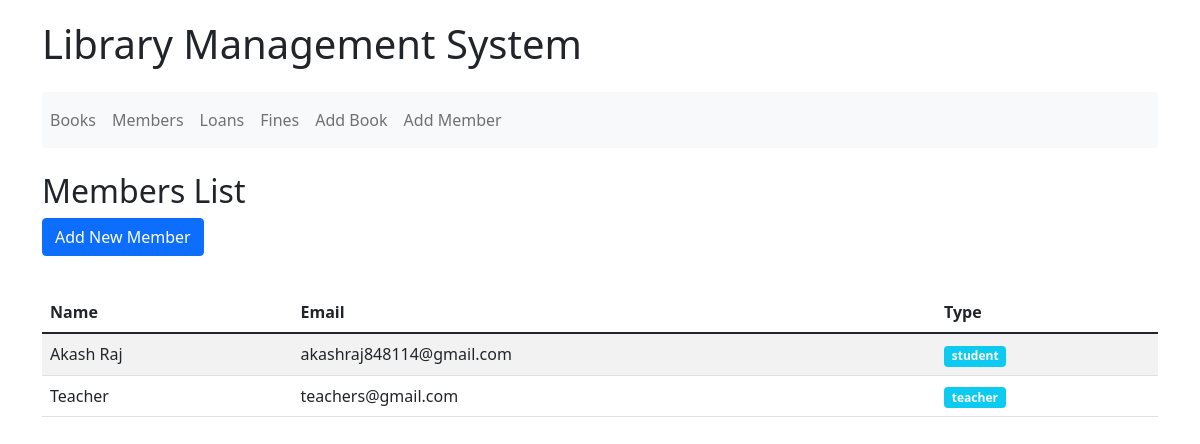
The page /members/ on the database its author committed.
### library/models.py (models this page shows, shortened)
class Member(models.Model):
    MEMBER_TYPE_CHOICES = [
        ('Student', 'Student'),
        ('Teacher', 'Teacher'),
    ]
    name = models.CharField(max_length=255)
    email = models.EmailField(unique=True)
    member_type = models.CharField(max_length=10, choices=MEMBER_TYPE_CHOICES, default='Student')

### library/views.py (the view)
# urls.py: path('members/', views.member_list, name='member-list'),
def member_list(request):
    members = Member.objects.all()
    return render(request, 'library/member_list.html', {'members': members})

### library/templates/library/member_list.html
{% extends 'library/base.html' %}
{% block content %}
<h2>Members List</h2>
<a href="{% url 'add-member' %}" class="btn btn-primary mb-3">Add New Member</a>
<table class="table table-striped">
    <thead class="thead-dark">
        <tr>
            <th>Name</th>
            <th>Email</th>
            <th>Type</th>
        </tr>
    </thead>
    <tbody>
        {% for member in members %}
            <tr>
                <td>{{ member.name }}</td>
                <td>{{ member.email }}</td>
                <td><span class="badge bg-info">{{ member.get_member_type_display }}</span></td>
            </tr>
        {% empty %}
            <tr>
                <td colspan="3" class="text-center">No members found.</td>
            </tr>
        {% endfor %}
    </tbody>
</table>
{% endblock %}

### library/templates/library/base.html (style rules this page uses)
body { padding: 20px; }
.btn { margin-right: 5px; }
.table { margin-top: 20px; }

### rows shown on the page
Member: name "Akash Raj", email "akashraj848114@gmail.com", member_type "student"
Member: name "Teacher", email "teachers@gmail.com", member_type "teacher"
